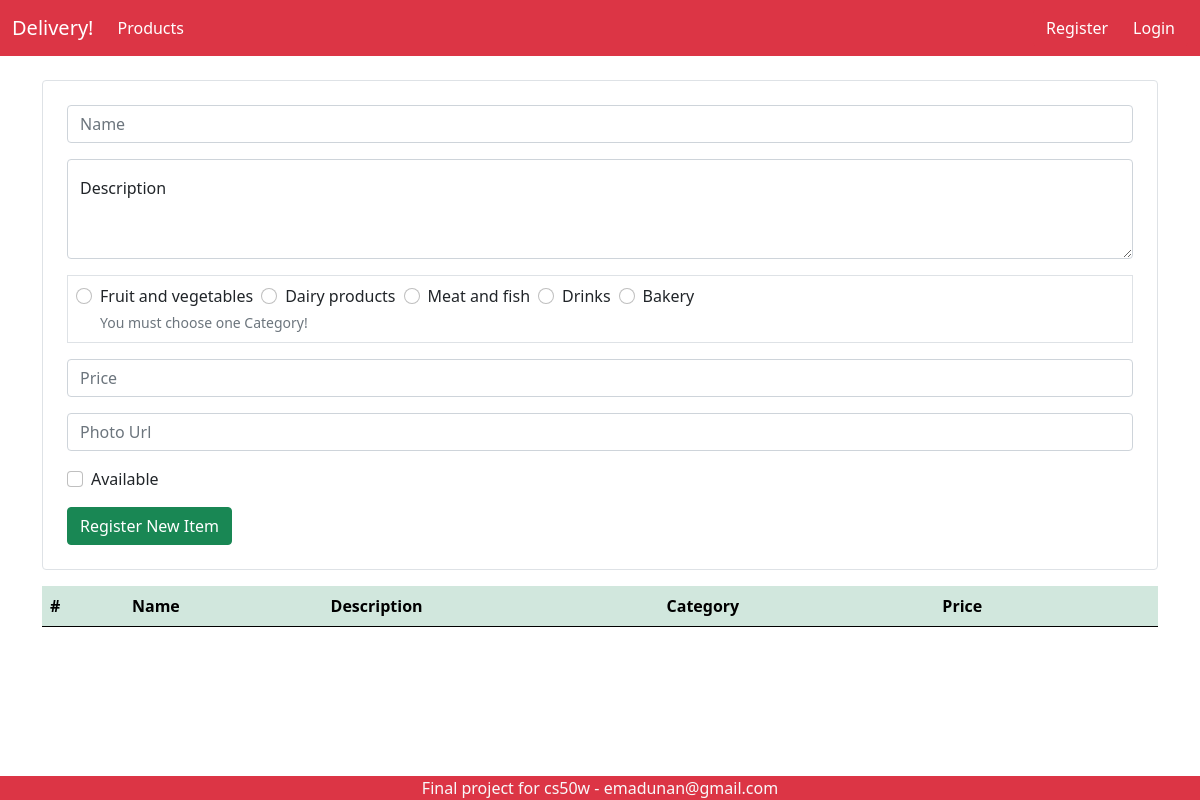
The page /dataentry on the database as committed earlier.
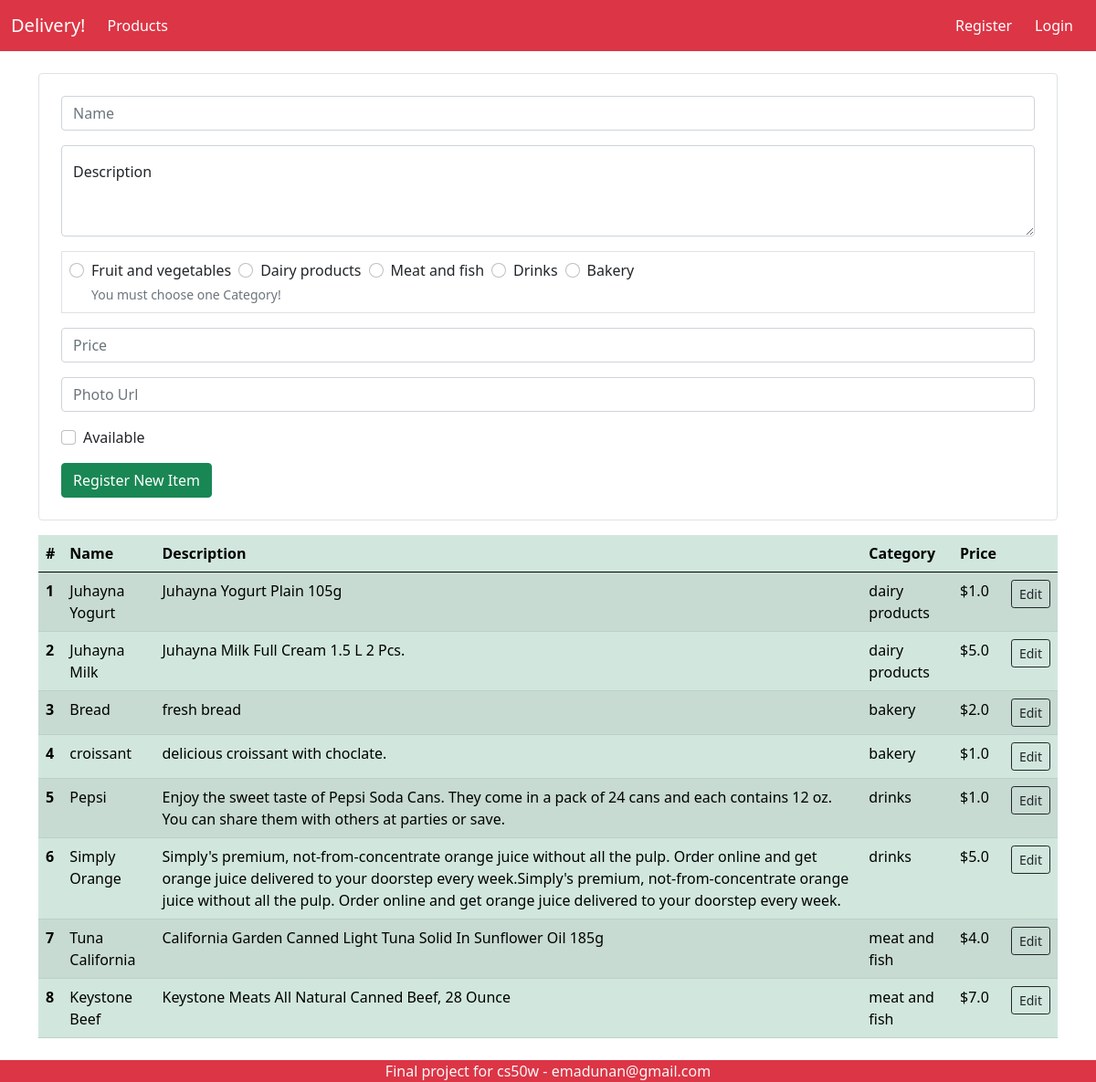
The same page on the database as committed later.
### delivery/models.py (models this page shows, shortened)
class Item(models.Model):
    name = models.CharField(max_length=255)
    description = models.TextField(max_length=1000)
    category = models.CharField(max_length=50)
    price = models.FloatField()
    photo_url = models.TextField()
    availability = models.BooleanField(default=True)
    created_at = models.DateTimeField(default=timezone.now)
    class Meta:
        constraints = [
            models.UniqueConstraint(name='unique_name', fields=['name'])
        ]

### delivery/views.py (the view)
# urls.py: path('dataentry', views.data_entry, name="dataentry"),
def data_entry(request):
    if request.method == "POST":
        name = request.POST["name"]
        description = request.POST["description"]
        category = request.POST.get("category")
        price = request.POST["price"]
        photoUrl = request.POST["photoUrl"]
        availability = request.POST.get("availability", "unavailable") == "available"
        if name == '' or description == '' or category == None or price == '' or photoUrl == '':
            return render(request, "delivery/dataentry.html", {
                "message": "Invalid Input value, fill all input fields and try again."
            })
        try:
            item = Item.objects.create(
                name=name.lower(),
                description=description.lower(),
                category=category,
                price=price,
                photo_url=photoUrl,
                availability=availability)
            item.save()
        except IntegrityError:
            return render(request, "delivery/dataentry.html", {
                "message": "This item is already registered."
            })
        return HttpResponseRedirect(reverse("dataentry"))
    else:
        items = Item.objects.all().order_by('-created_at')
        return render(request, "delivery/dataentry.html", {
            "items": items
        })

### delivery/templatetags/delivery_extras.py (called while the page is built)
@register.filter(name='has_group')
def has_group(user, group_name):
    group = Group.objects.get(name=group_name)
    return True if group in user.groups.all() else False

### delivery/templates/delivery/dataentry.html (shortened to what the changed rows need)
{% extends 'delivery/layout.html' %}
{% block body %}
<div id="preview-items__section" class="mt-3">
    <table class="table table-success table-striped">
        <thead>
            <tr>
                <th scope="col">#</th>
                <th scope="col">Name</th>
                <th scope="col">Description</th>
                <th scope="col">Category</th>
                <th scope="col">Price</th>
                <th scope="col"></th>
            </tr>
        </thead>
        <tbody>
            {% for item in items %}
            <tr>
                <th scope="row">{{forloop.counter}}</th>
                <td>{{item.name}}</td>
                <td>{{item.description}}</td>
                <td>{{item.category}}</td>
                <td>${{item.price}}</td>
                <td><button class="btn btn-outline-dark btn-sm edit-item__btn">Edit</button></td>
            </tr>
            {% endfor %}
        </tbody>
    </table>
</div>
{% endblock %}

Rows that differ between the two databases and show on the page:
added Item: name "Juhayna Yogurt", description "Juhayna Yogurt Plain 105g", category "dairy products", price "1.0"
added Item: name "Juhayna Milk", description "Juhayna Milk Full Cream 1.5 L 2 Pcs.", category "dairy products", price "5.0"
added Item: name "Bread", description "fresh bread", category "bakery", price "2.0"
added Item: name "croissant", description "delicious croissant with choclate.", category "bakery", price "1.0"
added Item: name "Pepsi", description "Enjoy the sweet taste of Pepsi Soda Cans. They come in a pack of 24 cans and each contains 12 oz. You can share them with others at parties or save.", category "drinks", price "1.0"
added Item: name "Simply Orange", description "Simply's premium, not-from-concentrate orange juice without all the pulp. Order online and get orange juice delivered to your doorstep every week.Simply's premium, not-from-concentrate orange juice without all the pulp. Order online and get orange juice delivered to your doorstep every week.", category "drinks", price "5.0"
added Item: name "Tuna California", description "California Garden Canned Light Tuna Solid In Sunflower Oil 185g", category "meat and fish", price "4.0"
added Item: name "Keystone Beef", description "Keystone Meats All Natural Canned Beef, 28 Ounce", category "meat and fish", price "7.0"
